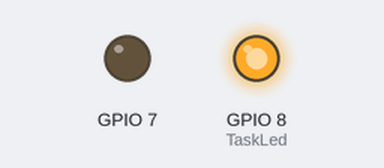
Recording of a sketch running on a simulated ESP32-S3. Shown: output pins drawn as LEDs (lit = HIGH). What the sketch prints to the serial monitor is not drawn.

Above: at 2.5 s.
At 7.6 s:
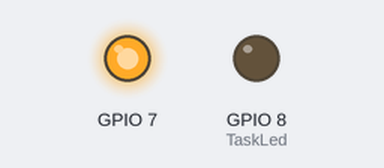
Timing chart, 0 to 13.2 s (numbered marks = the images above):
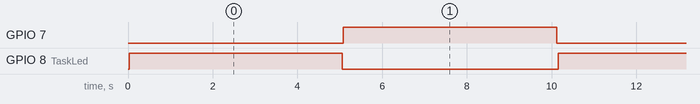

The sketch:

semaphore.ino
```cpp
#include <stdio.h>
#include <freertos/FreeRTOS.h>
#include <freertos/task.h>
#include "freertos/semphr.h"

// Declare a semaphore handle
SemaphoreHandle_t mySemaphore;

// Setup function runs once
void setup() {
  Serial.begin(9600);   // Start serial communication
  Serial.println("Inside setup");

  // Create a binary semaphore if not already created
  if (mySemaphore == NULL) {
    mySemaphore = xSemaphoreCreateBinary();  // Create a binary semaphore

    if (mySemaphore != NULL) {
      xSemaphoreGive(mySemaphore);  // Initially make it available
      Serial.println("Semaphore created and given");
    } else {
      Serial.println("Failed to create semaphore");
    }
  }

  // Create two FreeRTOS tasks
  xTaskCreate(TaskLed, "LedTask", 10000, NULL, 1, NULL);
  xTaskCreate(TaskBlink, "BlinkTask", 10000, NULL, 1, NULL);

  // Set LED pins LOW initially
  pinMode(7, OUTPUT);
  pinMode(8, OUTPUT);
  digitalWrite(7, LOW);
  digitalWrite(8, LOW);
}

// Empty loop because tasks handle everything
void loop() {}

// Task 1: Controls LED on pin 8
void TaskLed(void *pvParameters) {
  (void) pvParameters;
  Serial.println("Inside TaskLed");
  pinMode(8, OUTPUT);

  for (;;) {
    // Try to take semaphore (wait max 10 ticks)
    if (xSemaphoreTake(mySemaphore, (TickType_t)10) != pdTRUE) {
      Serial.println("TaskLed waiting for semaphore");
      digitalWrite(8, LOW);
    } else {
      Serial.println("Semaphore taken by TaskLed");
      digitalWrite(8, HIGH);   // Turn LED ON
      delay(5000);             // Hold for 5 sec

      // Release semaphore
      xSemaphoreGive(mySemaphore);
      Serial.println("Semaphore given by TaskLed");

      digitalWrite(8, LOW);
      delay(1000);  // Wait before retry
    }
  }
}

// Task 2: Controls LED on pin 7
void TaskBlink(void *pvParameters) {
  (void) pvParameters;
  Serial.println("Inside TaskBlink");
  pinMode(7, OUTPUT);

  for (;;) {
    // Try to take semaphore
    if (xSemaphoreTake(mySemaphore, (TickType_t)10) != pdTRUE) {
      Serial.println("TaskBlink waiting for semaphore");
      digitalWrite(7, LOW);
    } else {
      Serial.println("Semaphore taken by TaskBlink");
      digitalWrite(7, HIGH);   // Turn LED ON
      delay(5000);             // Hold for 5 sec

      // Release semaphore
      xSemaphoreGive(mySemaphore);
      Serial.println("Semaphore given by TaskBlink");

      digitalWrite(7, LOW);
      delay(1000);  // Wait before retry
    }
  }
}
```

Measured:
- by itself, GPIO 7, GPIO 8 (TaskLed): alternates HIGH for 5.0 s and LOW for 5.1 s
- by itself, everything shown: repeats every 10.1 s, in 4 steps
